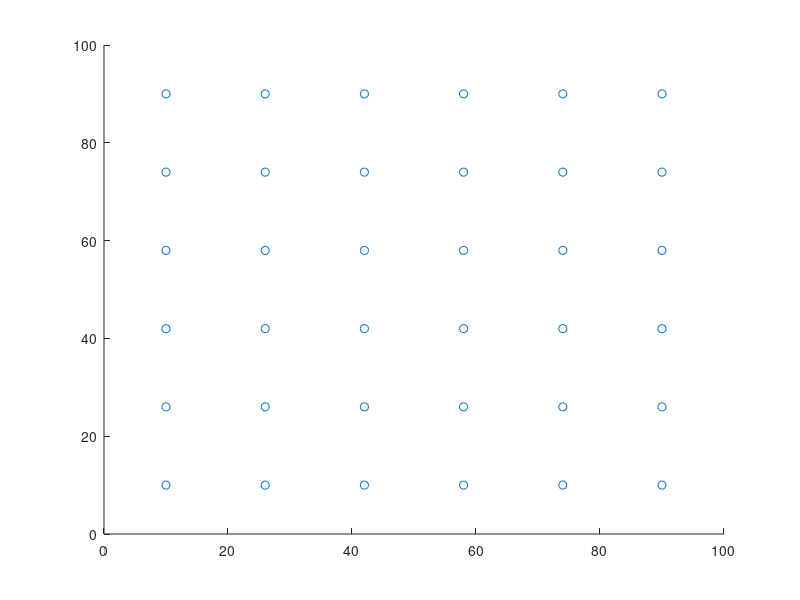

Source code (MATLAB):
function [visualInputMatrix] = createMaddoxInput()
%   Create a 6000X3 matrix where the rows are representative of each
%   trial, and the columns are:
%       (1) X coordinate
%       (2) Y coordinate
%       (3) "Group" that coordinate belongs to (i.e., short, medium, or
%       long)
    x_values = [10, 26, 42, 58, 74, 90];
    y_values = x_values;
    grouping = ['L', 'M', 'S', 'S', 'M', 'L'];
    
    [X, Y] = meshgrid(x_values, y_values);
    all_points = reshape(cat(2, X', Y'), [], 2);
    
%     scatter(all_points(:, 1), all_points(:, 2));
%     axis([0 100 0 100]);

    visualInputMatrix = zeros(6000,3);
    
    for row=1:size(visualInputMatrix, 1)
        x = randi(6);
        y = (mod(x,2)+1)*randi(3); % TODO: need to fix logic here
        visualInputMatrix(row,:) = [x_values(x), y_values(y), grouping(x)];
    end
    
    scatter(all_points(:,1), all_points(:,2));
    axis([0 100 0 100]);
end

